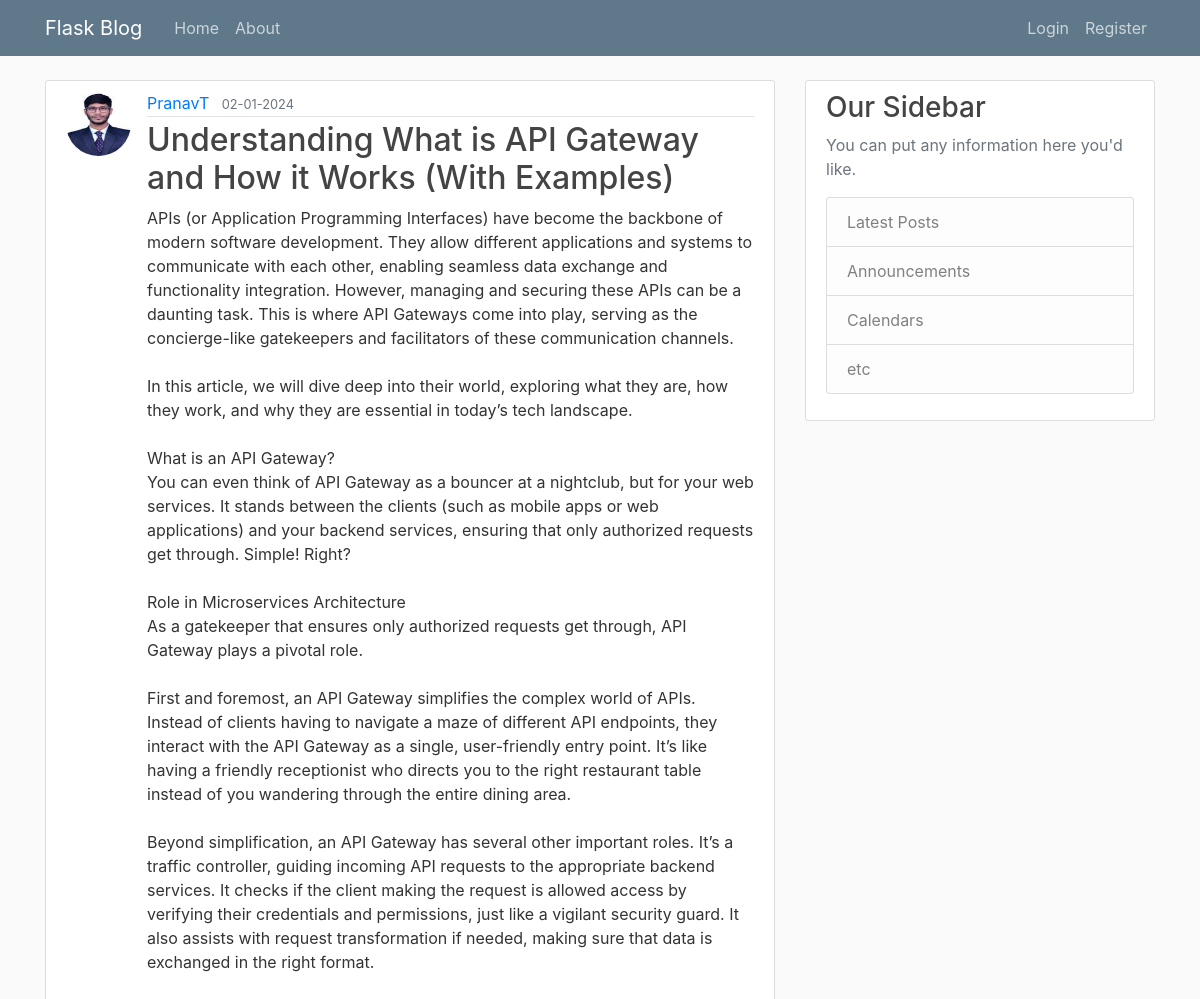
Screenshot of /post/8 with the database file from the repository.
### flaskblog/models.py (models this page shows, shortened)
class User(db.Model, UserMixin):
    id = db.Column(db.Integer, primary_key = True)
    username = db.Column(db.String(20), unique = True, nullable = False )
    email = db.Column(db.String(120), unique = True, nullable = False )
    image_file = db.Column(db.String(20), nullable=False, default='default.jpg')
    password = db.Column(db.String(60), nullable=False)
    posts = db.relationship('Post', backref='author', lazy=True)

class Post(db.Model):
    id = db.Column(db.Integer, primary_key = True)
    title = db.Column(db.String(100), nullable=False)
    date_posted = db.Column(db.DateTime, nullable=False, default=datetime.now)
    content = db.Column(db.Text, nullable=False)
    user_id = db.Column(db.Integer, db.ForeignKey('user.id'), nullable=False )

### flaskblog/posts/routes.py (the view)
@posts.route('/post/<int:post_id>')
def post(post_id):
    post = Post.query.get_or_404(post_id)
    return render_template('post.html', title = post.title, post=post)

### flaskblog/templates/post.html (shortened to what this page needs)
{% extends "layout.html" %}
{% block content %}
<article class="media content-section">
    <img src="{{ url_for('static', filename='profile_pics/' + post.author.image_file) }}"
        class="rounded-circle article-img">
    <div class="media-body">
        <div class="article-metadata">
            <a class="mr-2" href="{{ url_for('users.user_posts', username=post.author.username) }}">{{ post.author.username }}</a>
            <small class="text-muted">{{ post.date_posted.strftime('%d-%m-%Y') }}</small>
        </div>
        <h2 class="article-title">{{ post.title }}</h2>
        <p class="article-content">{{ post.content }}</p>
    </div>
</article>
{% endblock content %}

### flaskblog/static/main.css (style rules this page uses)
body { background: #fafafa; color: #333333; margin-top: 5rem; }
h1, h2, h3, h4, h5, h6 { color: #444444; }
.content-section { background: #ffffff; padding: 10px 20px; border: 1px solid #dddddd; border-radius: 3px; margin-bottom: 20px; }
.article-title { color: #444444; }
.article-content { white-space: pre-line; }
.article-img { height: 65px; width: 65px; margin-right: 16px; }
.article-metadata { padding-bottom: 1px; margin-bottom: 4px; border-bottom: 1px solid #e3e3e3 }

### rows the page displays
User: image_file (picture), author.username "PranavT"
Post: date_posted "02-01-2024", title "Understanding What is API Gateway and How it Works (With Examples)", content "APIs (or Application Programming Interfaces) have become the backbone of modern software development. They allow different applications and systems to communicate with each other, enabling seamless data exchange and functionality integration. However, managing and securing these APIs can be a daunting task. This is where API Gateways come into play, serving as the concierge-like gatekeepers and facilitators of these communication channels. In this article, we will dive deep into their world, exploring what they are, how they work, and why they are essential in today’s tech landscape. What is an API Gateway? You can even think of API Gateway as a bouncer at a nightclub, but for your web…"
